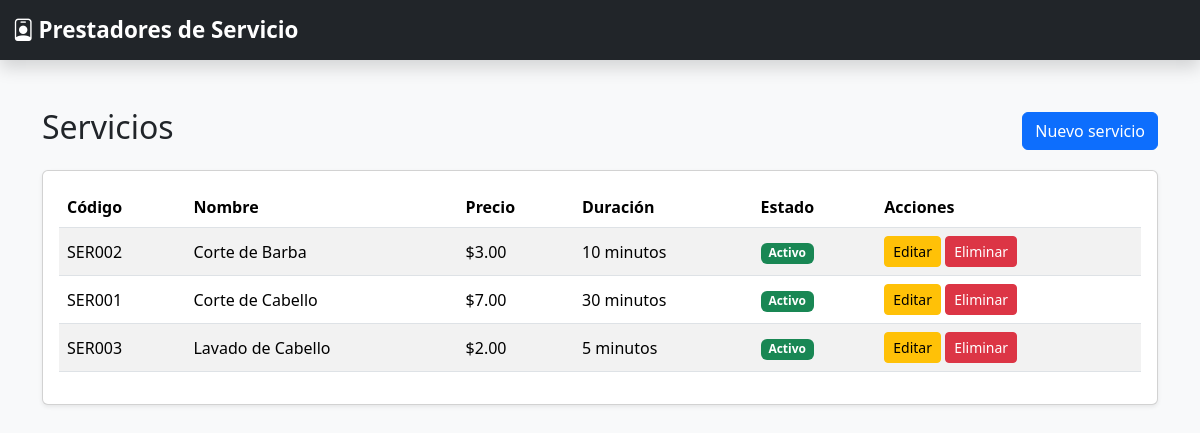
Page /servicios/ on the earlier database version.
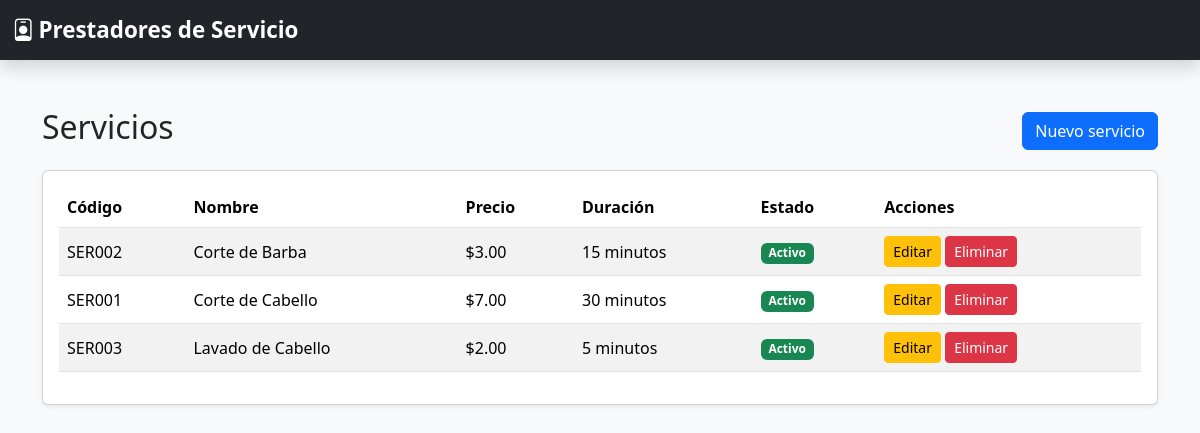
Same page on the later database version.
### servicios/models.py (models this page shows, shortened)
class Servicio(models.Model):
    codigo = models.CharField(
        max_length=10,
        unique=True,
        verbose_name="Código"
    )
    nombre = models.CharField(
        max_length=100,
        verbose_name="Nombre del servicio"
    )
    descripcion = models.TextField(
        blank=True,
        verbose_name="Descripción"
    )
    precio = models.DecimalField(
        max_digits=10,
        decimal_places=2
    )
    duracion = models.PositiveIntegerField(
        verbose_name="Duración (minutos)"
    )
    activo = models.BooleanField(default=True)
    class Meta:
        ordering = ["nombre"]
        verbose_name = "Servicio"
        verbose_name_plural = "Servicios"

### servicios/views.py (the view)
# urls.py: path("", views.lista_servicios, name="lista"),
def lista_servicios(request):
    servicios = Servicio.objects.all()
    contexto = {
        "servicios": servicios,
    }
    return render(
        request,
        "servicios/lista.html",
        contexto,
    )

### servicios/templates/servicios/lista.html (shortened to what this page needs)
{% extends "base.html" %}
{% block content %}
<div class="container mt-4">
    <div class="d-flex justify-content-between align-items-center mb-3">
        <h2>Servicios</h2>
        <a href="{% url 'servicios:crear' %}" class="btn btn-primary">
            Nuevo servicio
        </a>
    </div>
    <div class="card shadow-sm">
        <div class="card-body">
            {% if servicios %}
                <div class="table-responsive">
                    <table class="table table-striped table-hover align-middle">
                        <thead>
                            <tr>
                                <th>Código</th>
                                <th>Nombre</th>
                                <th>Precio</th>
                                <th>Duración</th>
                                <th>Estado</th>
                                <th>Acciones</th>
                            </tr>
                        </thead>
                        <tbody>
                            {% for servicio in servicios %}
                                <tr>
                                    <td>{{ servicio.codigo }}</td>
                                    <td>{{ servicio.nombre }}</td>
                                    <td>${{ servicio.precio }}</td>
                                    <td>{{ servicio.duracion }} minutos</td>
                                    <td>
                                        {% if servicio.activo %}
                                            <span class="badge bg-success">Activo</span>
                                        {% else %}
                                            <span class="badge bg-secondary">Inactivo</span>
                                        {% endif %}
                                    </td>
                                    <td>
                                        <a
                                            href="{% url 'servicios:editar' servicio.pk %}"
                                            class="btn btn-sm btn-warning"
                                        >
                                            Editar
                                        </a>
                                        <a
                                            href="{% url 'servicios:eliminar' servicio.pk %}"
                                            class="btn btn-sm btn-danger"
                                        >
                                            Eliminar
                                        </a>
                                    </td>
                                </tr>
                            {% endfor %}
                        </tbody>
                    </table>
                </div>
            {% else %}
                <div class="alert alert-info mb-0">
                    No hay servicios registrados.
                </div>
            {% endif %}
        </div>
    </div>
</div>
{% endblock %}

Differences in the rows shown:
changed Servicio "SER002": duracion "10" → "15"
